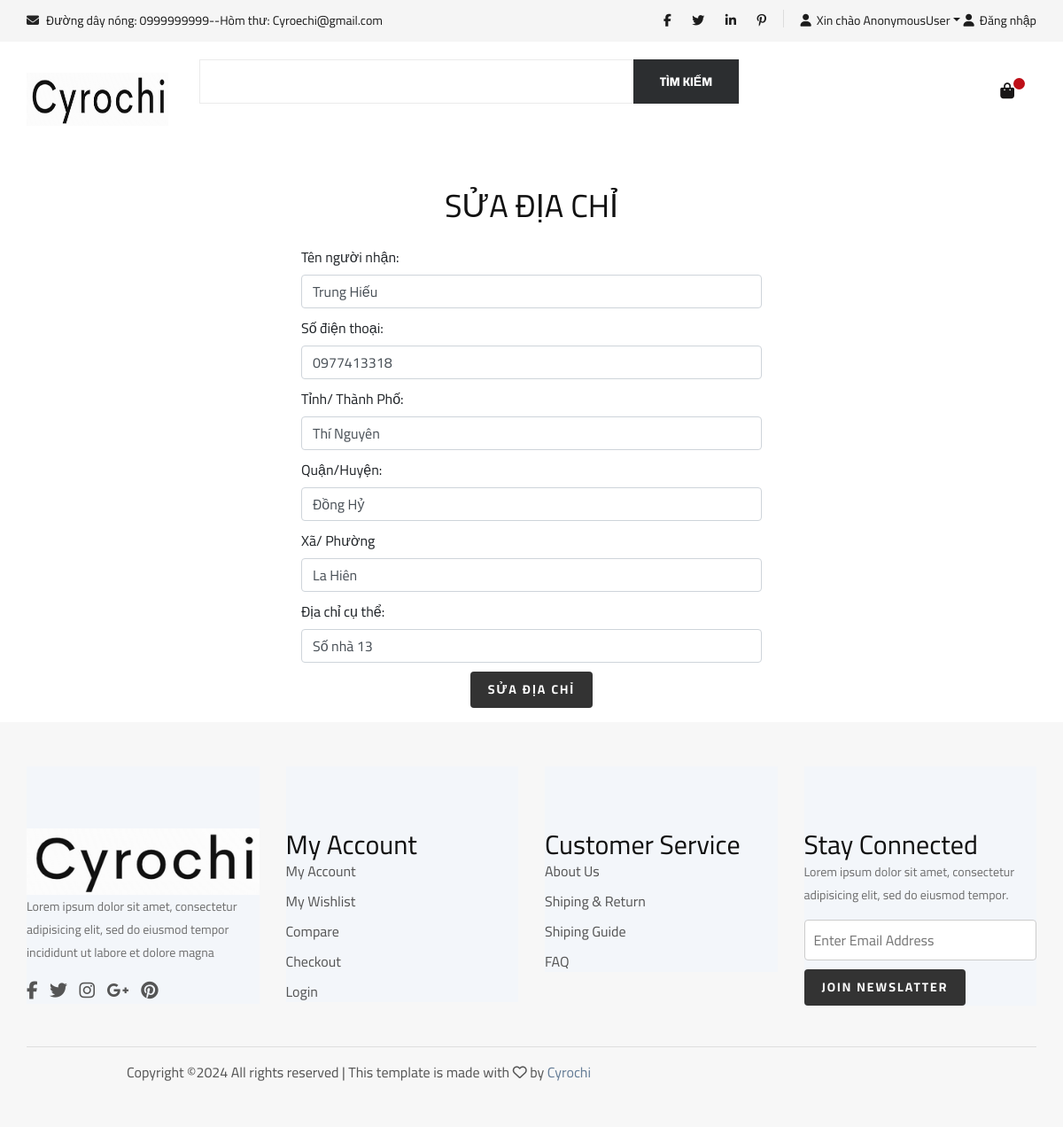
The app's page /editAddress/?id=10 with its own data.
### app/models.py (models this page shows, shortened)
class Adress(models.Model):
    customer = models.ForeignKey(User, on_delete=models.SET_NULL, null=True, blank=True)
    name_user = models.CharField(max_length=200, null=True)
    adress = models.CharField(max_length=200, null=True)
    city = models.CharField(max_length=200, null=True)
    mobile = models.CharField(max_length=200, null=True)
    district = models.CharField(max_length=200, null=True)
    commune = models.CharField(max_length=200, null=True)
    date_added = models.DateTimeField(auto_now_add=True)

### app/python/app/manage_address.py (the view)
# urls.py: path('editAddress/', views.editAddress, name="editAddress"),
def editAddress(request):
    slide_hidden = "hidden"
    fixed_height = "20px"
    check_staff = request.user
    if check_staff.is_staff:
        print('admin')
        show_manage = 'show'
    else:
        print('not admin')
        show_manage = 'none'
    id = request.GET.get('id', '')
    address_user = get_object_or_404(Adress, id=id)
    if request.method == 'POST':
        form = AddressForm(request.POST, instance=address_user)
        if form.is_valid():
            user_name = form.cleaned_data['name_user']
            mobile = form.cleaned_data['mobile']
            address = form.cleaned_data['adress']
            city = form.cleaned_data['city']
            district = form.cleaned_data['district']
            commune = form.cleaned_data['commune']
            address_user.customer = request.user
            address_user.name_user = user_name
            address_user.adress = address
            address_user.city = city
            address_user.mobile = mobile
            address_user.district = district
            address_user.commune = commune
            print(address_user)
            address_user.save()
            print('Address saved successfully!')
            return redirect('information')
        else:
            print("Form is not valid")
    else:
        form = AddressForm(instance=address_user)
    context = {'form': form,
               'slide_hidden': slide_hidden,
               'fixed_height': fixed_height,
               'show_manage': show_manage,
               }
    return render(request, 'app/edit_address.html', context)

### app/models.py
class AddressForm(forms.ModelForm):
    class Meta:
        model = Adress
        fields = ['customer', 'name_user', 'adress', 'city', 'mobile', 'district', 'commune']
        widgets = {
            'customer': forms.TextInput(attrs={'class': 'form-control'}),
            'name_user': forms.TextInput(attrs={'class': 'form-control'}),
            'mobile': forms.TextInput(attrs={'class': 'form-control'}),
            'city': forms.TextInput(attrs={'class': 'form-control'}),
            'district': forms.TextInput(attrs={'class': 'form-control'}),
            'commune': forms.TextInput(attrs={'class': 'form-control'}),
            'adress': forms.TextInput(attrs={'class': 'form-control'}),
        }

### app/templates/app/edit_address.html (shortened to what this page needs)
{% extends 'app/base.html' %}
{% load static %}
{% block edit_address %}
    <div class="container mt-4 mb-3" style="width: 550px; border: #1b1e21">
    <h2 class="mb-4 text-center">SỬA ĐỊA CHỈ</h2>
      <form method="POST" action="" >
          <div class="form-group">
              <label for="categoryName">Tên người nhận:</label>
              {{ form.name_user }}
          </div>
          <div class="form-group">
              <label for="categoryName">Số điện thoại:</label>
              {{ form.mobile }}
          </div>
          <div class="form-group">
              <label for="categoryName">Tỉnh/ Thành Phố:</label>
              {{ form.city }}
          </div>
          <div class="form-group">
              <label for="categoryName">Quận/Huyện:</label>
              {{ form.district }}
          </div>
        <div class="form-group">
          <label for="categoryDescription">Xã/ Phường</label>
          {{ form.commune }}
        </div>
          <div class="form-group">
          <label for="categoryDescription">Địa chỉ cụ thể:</label>
          {{ form.adress }}
        </div>
        <div class="d-flex justify-content-center">
            <button type="submit" class="primary-btn border-0 text-center">Sửa địa chỉ</button>
        </div>
      </form>
    </div>
{% endblock edit_address %}

### app/static/app/css/style.css (style rules this page uses)
html, body { height: 100%; font-family: "Cairo", sans-serif; -webkit-font-smoothing: antialiased; font-smoothing: antialiased; }
h1, h2, h3, h4, h5, h6 { margin: 0; color: #111111; font-weight: 400; font-family: "Cairo", sans-serif; }
h2 { font-size: 36px; }
.primary-btn { display: inline-block; font-size: 14px; padding: 10px 28px 10px; color: #ffffff; text-transform: uppercase; font-weight: 700; background: #7998b6; letter-spacing: 2px; }
@media only screen and (min-width: 1200px) { .container { max-width: 1170px; } }

### app/templates/app/base.html (style rules this page uses)
.form-group { margin-bottom: 10px; }
.primary-btn { background-color: #333; color: #fff; border: none; padding: 10px 20px; border-radius: 4px; cursor: pointer; }

### records on screen
Adress: name_user "Trung Hiếu", mobile "0977413318", city "Thí Nguyên", district "Đồng Hỷ", commune "La Hiên", adress "Số nhà 13"

### other values on screen
{{ request.user }} "AnonymousUser"
